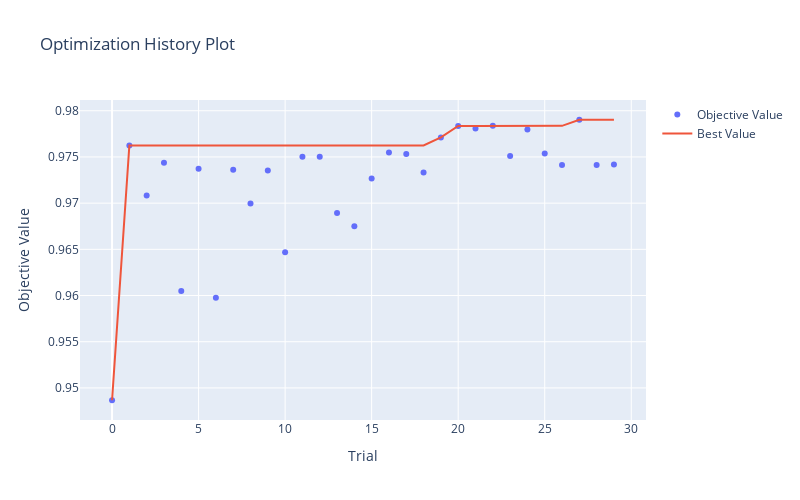
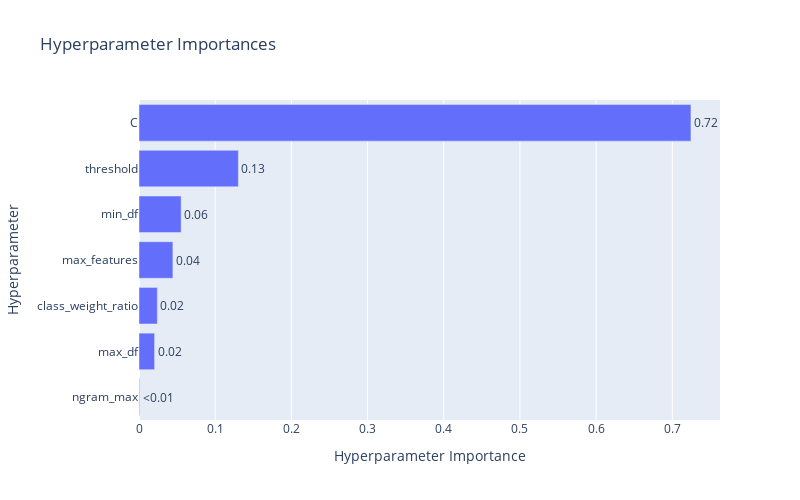

The cell these charts' notebook holds for them, in order:
### Code cell
fig = optuna.visualization.plot_optimization_history(tfidf_study)
fig.update_layout(width=800, height=500) 
fig.show()

fig = optuna.visualization.plot_param_importances(tfidf_study)
fig.update_layout(width=800, height=500) 
fig.show()

### Figure 1 — Plotly figure (JSON) as saved in the notebook; plotly's stock layout.template omitted (floating-point values rounded to 4 significant figures)
{"data": [{"mode": "markers", "name": "Objective Value", "type": "scatter", "x": [0, 1, 2, 3, 4, 5, 6, 7, 8, 9, 10, 11, 12, 13, 14, 15, 16, 17, 18, 19, 20, 21, 22, 23, 24, 25, 26, 27, 28, 29], "y": [0.9487, 0.9763, 0.9708, 0.9744, 0.9605, 0.9737, 0.9598, 0.9736, 0.97, 0.9735, 0.9647, 0.975, 0.975, 0.9689, 0.9675, 0.9727, 0.9755, 0.9753, 0.9733, 0.9771, 0.9784, 0.9781, 0.9784, 0.9751, 0.978, 0.9754, 0.9741, 0.979, 0.9741, 0.9742]}, {"mode": "lines", "name": "Best Value", "type": "scatter", "x": [0, 1, 2, 3, 4, 5, 6, 7, 8, 9, 10, 11, 12, 13, 14, 15, 16, 17, 18, 19, 20, 21, 22, 23, 24, 25, 26, 27, 28, 29], "y": [0.9487, 0.9763, 0.9763, 0.9763, 0.9763, 0.9763, 0.9763, 0.9763, 0.9763, 0.9763, 0.9763, 0.9763, 0.9763, 0.9763, 0.9763, 0.9763, 0.9763, 0.9763, 0.9763, 0.9771, 0.9784, 0.9784, 0.9784, 0.9784, 0.9784, 0.9784, 0.9784, 0.979, 0.979, 0.979]}, {"marker": {"color": "#cccccc"}, "mode": "markers", "name": "Infeasible Trial", "showlegend": false, "type": "scatter", "x": [], "y": []}], "layout": {"height": 500, "title": {"text": "Optimization History Plot"}, "width": 800, "xaxis": {"title": {"text": "Trial"}}, "yaxis": {"title": {"text": "Objective Value"}}}}

### Figure 2 — Plotly figure (JSON) as saved in the notebook; plotly's stock layout.template omitted (floating-point values rounded to 4 significant figures)
{"data": [{"cliponaxis": false, "hovertemplate": ["ngram_max (IntDistribution): 0.0007671221306826451<extra></extra>", "max_df (FloatDistribution): 0.02043373648911729<extra></extra>", "class_weight_ratio (FloatDistribution): 0.0240866269531859<extra></extra>", "max_features (IntDistribution): 0.04451399219043648<extra></extra>", "min_df (IntDistribution): 0.05530501563442319<extra></extra>", "threshold (FloatDistribution): 0.1304444960180694<extra></extra>", "C (FloatDistribution): 0.7244490105840851<extra></extra>"], "name": "Objective Value", "orientation": "h", "text": ["<0.01", "0.02", "0.02", "0.04", "0.06", "0.13", "0.72"], "textposition": "outside", "type": "bar", "x": [0.0007671, 0.02043, 0.02409, 0.04451, 0.05531, 0.1304, 0.7244], "y": ["ngram_max", "max_df", "class_weight_ratio", "max_features", "min_df", "threshold", "C"]}], "layout": {"height": 500, "title": {"text": "Hyperparameter Importances"}, "width": 800, "xaxis": {"title": {"text": "Hyperparameter Importance"}}, "yaxis": {"title": {"text": "Hyperparameter"}}}}
